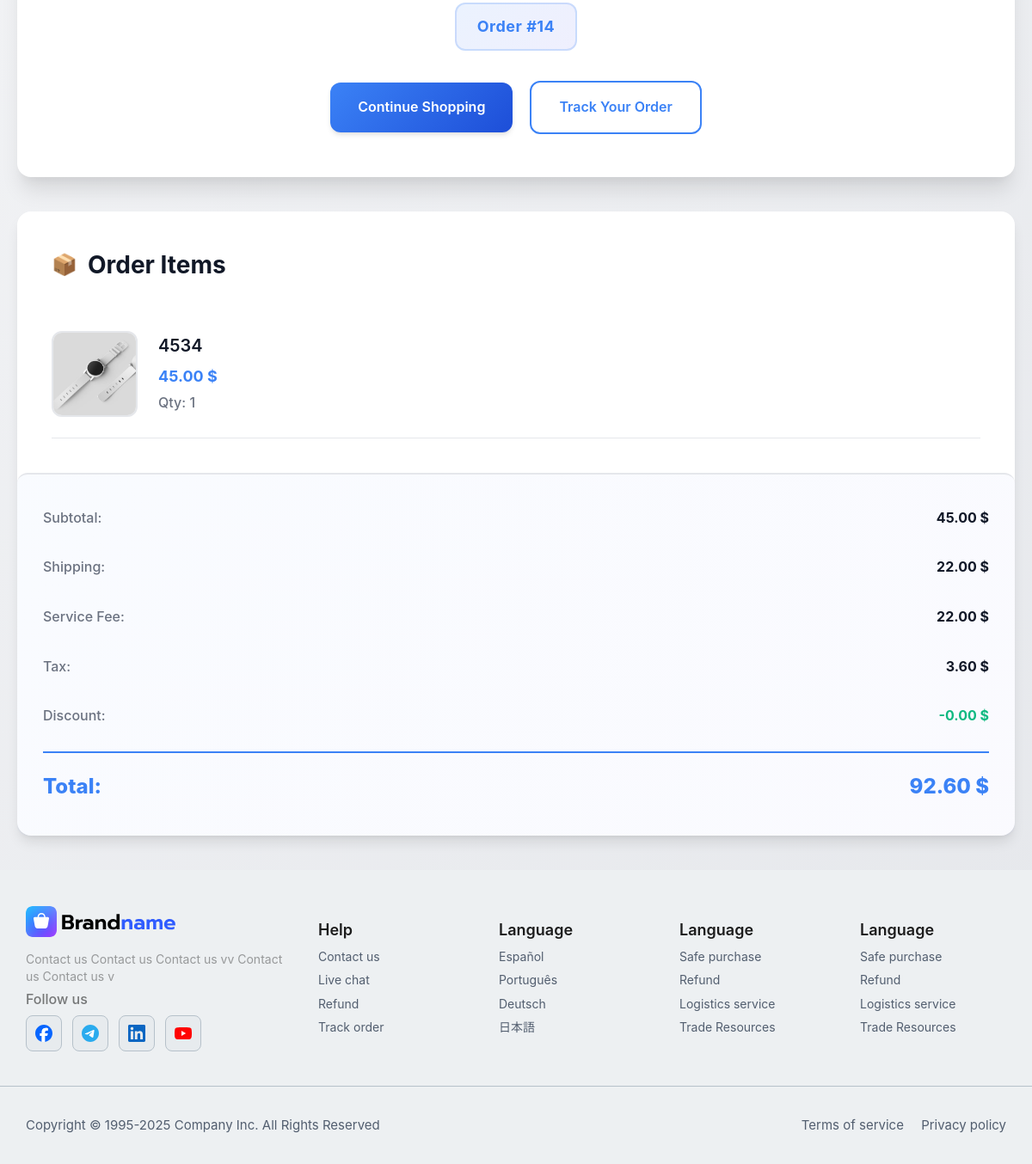
Before: /confirmation/6f10e6598678439dac13a699bab29fef (lower part) with the older database file.
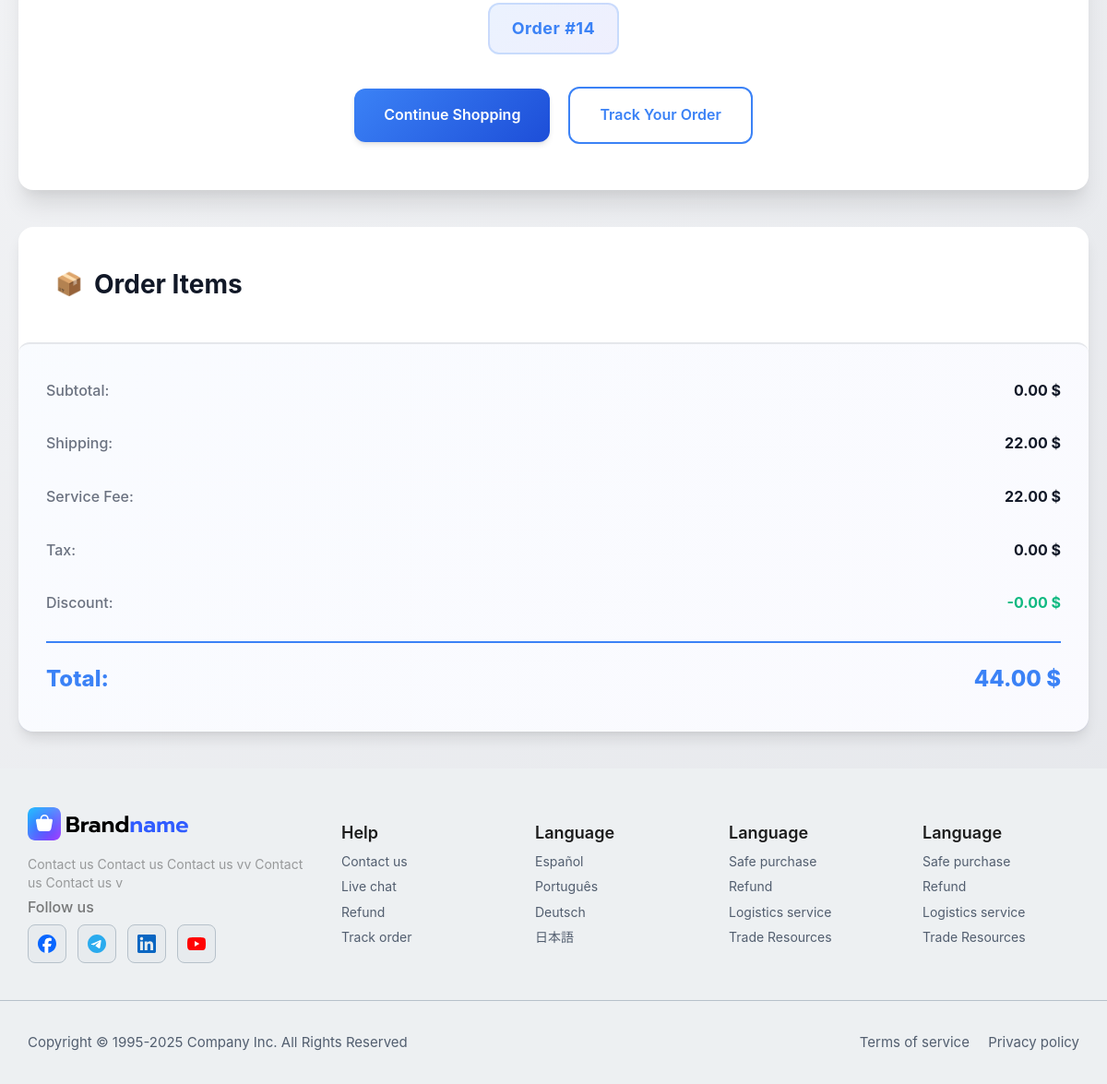
After: the same page with the newer database file.
### products/models.py (models this page shows, shortened)
class Product(models.Model):
    id = models.UUIDField(primary_key=True, default=uuid.uuid4, editable=False)
    name = models.CharField(max_length=300)
    price = models.DecimalField(max_digits=10, decimal_places=2, default=0.00)
    old_price = models.DecimalField(max_digits=10, decimal_places=2, null=True, blank=True)
    discount = models.DecimalField(max_digits=4, decimal_places=2, default=0, null=True, blank=True)
    description_1 = models.TextField()
    description_2 = models.TextField(null=True, blank=True)
    description_3 = models.TextField(null=True, blank=True)
    image_1 = models.ImageField(upload_to='products/')
    image_2 = models.ImageField(upload_to='products/', null=True, blank=True)
    image_3 = models.ImageField(upload_to='products/', null=True, blank=True)
    image_4 = models.ImageField(upload_to='products/', null=True, blank=True)
    image_5 = models.ImageField(upload_to='products/', null=True, blank=True)
    image_6 = models.ImageField(upload_to='products/', null=True, blank=True)
    image_7 = models.ImageField(upload_to='products/', null=True, blank=True)
    image_8 = models.ImageField(upload_to='products/', null=True, blank=True)
    image_9 = models.ImageField(upload_to='products/', null=True, blank=True)
    image_10 = models.ImageField(upload_to='products/', null=True, blank=True)
    is_active = models.BooleanField(default=True)
    sales_count = models.PositiveIntegerField(default=0)
    categories = models.ManyToManyField('Category', related_name='products', blank=True)
    options = models.ManyToManyField('Option', related_name='products', blank=True)
    color = models.ManyToManyField('Color', related_name='products', blank=True)
    size = models.ManyToManyField('Size', related_name='products', blank=True)
    created_at = models.DateTimeField(auto_now_add=True)
    updated_at = models.DateTimeField(auto_now=True)
    class Meta:
        ordering = ['-created_at']

### website/views.py (the view)
# urls.py: path('confirmation/<str:id>',views.confirmation,name='Confirmation'),
def confirmation(request, id):
    base_context = Base(request)  # جلب logo
    order = get_object_or_404(Order, id=id)
    subtotal = sum(float(item.price) * getattr(item, 'quantity', 1) for item in order.products.all())
    shippingFee = ShippingFee.objects.filter(active=True).last()
    serviceFee = ServiceFee.objects.filter(active=True).last()
    tax_rate = 0.08  # مثال: 8%
    discount_amount = getattr(order, 'discount_amount', 0)  # أو مثال ثابت
    shipping = float(shippingFee.cost) if shippingFee else 0
    service = float(serviceFee.cost) if serviceFee else 0
    tax = subtotal * tax_rate
    total = subtotal + shipping + service + tax - discount_amount
    context = {
        'order': order,
        'subtotal': subtotal,
        'shipping': shipping,
        'service': service,
        'tax': tax,
        'discount': discount_amount,
        'total': total,
        "shippingFee": shippingFee,
        "serviceFee": serviceFee,
    }
    context.update(base_context)
    return render(request, 'confirmation.html', context)

### website/context_processors.py (called while the page is built)
def base_vars(request):
    return {
        'main_domin': settings.MINE_DOMINE,
        'currency': settings.CURRENCY_SYMBOL,
        'countries': settings.MINE_COUNTRIES,
        'option_1': settings.OPTION1,
        'option_2': settings.OPTION2,
        'option_3': settings.OPTION3,
    }

def store_settings(request):
    settings_obj = StoreSettings.objects.first()
    return {
        'store_settings': settings_obj
    }

### website/views.py (called while the page is built, shortened)
def is_user_logged_in(request):
    access_token = request.COOKIES.get("access_token")
    refresh_token = request.COOKIES.get("refresh_token")
    if not access_token or not refresh_token:
        return False

### website/templates/Confirmation.html (shortened to what this page needs)
{% extends 'base.html' %}
{% load static %}
{% block content %}
<link rel="stylesheet" href="{% static 'css/Confirmation.css' %}">
<div class="confirmation-container">
    <div class="confirmation-card">
        <div class="order-number">Order #{{ order.order_number }}</div>
        <div class="btn-group">
            <a href="{% url 'Shop' %}" class="btn btn-primary">Continue Shopping</a>
            <a href="{% url 'profile' %}#orders" class="btn btn-outline">Track Your Order</a>
        </div>
    </div>
    <div class="order-items">
        <h2>Order Items</h2>
        {% for product in order.products.all %}
        <div class="order-item">
            <div class="item-image">
                <img src="{{ product.image_1.url }}" alt="{{ product.name }}">
            </div>
            <div class="item-details">
                <div class="item-name">{{ product.name }}</div>
                <div class="item-price">{{ product.price|floatformat:2 }} {{ currencySymbol|default:"$" }}</div>
                <div class="item-quantity">Qty: {{ product.quantity|default:"1" }}</div>
            </div>
        </div>
        {% endfor %}
        <div class="order-totals">
            <div class="total-row">
                <span class="total-label">Subtotal:</span>
                <span class="total-value">{{ subtotal|floatformat:2 }} {{ currencySymbol|default:"$" }}</span>
            </div>
            <div class="total-row">
                <span class="total-label">Shipping:</span>
                <span class="total-value">{{ shipping|floatformat:2 }} {{ currencySymbol|default:"$" }}</span>
            </div>
            {% if service %}
            <div class="total-row">
                <span class="total-label">Service Fee:</span>
                <span class="total-value">{{ service|floatformat:2 }} {{ currencySymbol|default:"$" }}</span>
            </div>
            {% endif %}
            <div class="total-row">
                <span class="total-label">Tax:</span>
                <span class="total-value">{{ tax|floatformat:2 }} {{ currencySymbol|default:"$" }}</span>
            </div>
            <div class="total-row">
                <span class="total-label">Discount:</span>
                <span class="total-value" style="color: var(--success-color);">-{{ discount|floatformat:2 }} {{ currencySymbol|default:"$" }}</span>
            </div>
            <div class="total-row grand-total">
                <span>Total:</span>
                <span>{{ total|floatformat:2 }} {{ currencySymbol|default:"$" }}</span>
            </div>
        </div>
    </div>
</div>
{% endblock %}

Changed rows visible on the page:
removed Product: image_1 (picture), name "4534", price "45.00", currencySymbol "$", quantity "1"
Other visible differences:
{{ subtotal|floatformat:2 }}: "45.00" → "0.00"
{{ tax|floatformat:2 }}: "3.60" → "0.00"
{{ total|floatformat:2 }}: "92.60" → "44.00"
